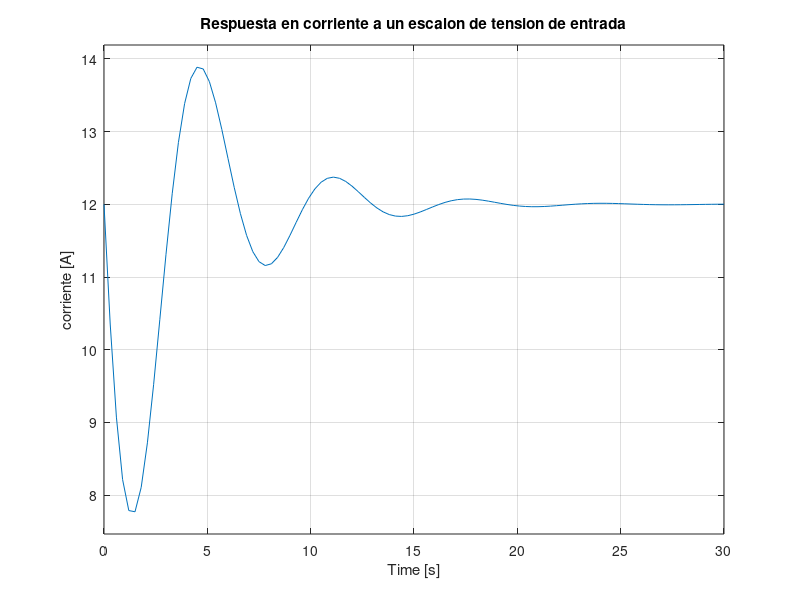

Reproduce this figure in MATLAB.
%Respuesta del circuito RLC ( LC en paralelo con R en serie)
pkg load control
%--------------------------------------------------------------------------

%Definimos las constantes

R = 1;
L = 0.5;
C = 2;
V = 12;

%-------------------------------------------------------------------------

%Definimos la planta

num = [C*L 0 1];
den = [C*L*R L R];

Il = tf(num,den)

%Vemaos la respuesta al escalon

subplot(2,1,1)
step(V*Il)
grid on
title('Respuesta en corriente a un escalon de tension de entrada')
ylabel('corriente [A]')
